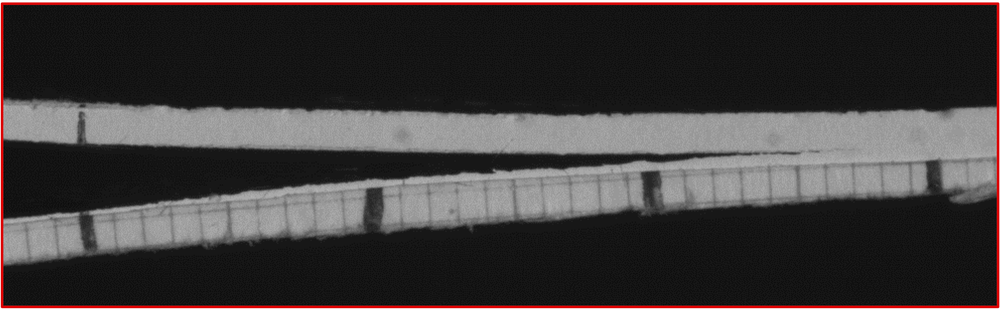
#> input picture Test1.png, 1000 x 309 px, shrunk from 5852 x 1808 before the run
$ python test.py
#> lines starting #> are read from the running program, lines starting #| are printed output that depends on the picture; after the words box and inside, x2 and y2 are one past the last pixel; in counts of white or black regions, pixels touching at a corner belong together
import cv2
import numpy as np

# Load the image and the chroma key
image = cv2.imread('Test1.png', cv2.IMREAD_GRAYSCALE)
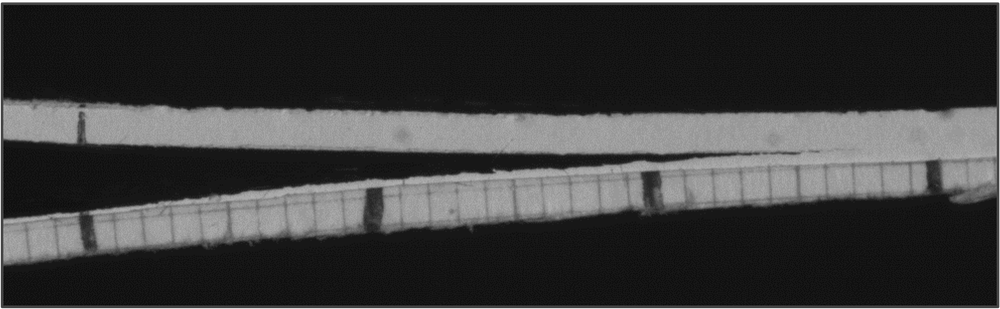
#> image: shape (309, 1000); min 7, max 255, mean 60.2
chroma_key = cv2.imread('ChromaKey.png')

# Threshold the image to binary using Otsu's binarization
_, binary = cv2.threshold(image, 0, 255, cv2.THRESH_BINARY + cv2.THRESH_OTSU)
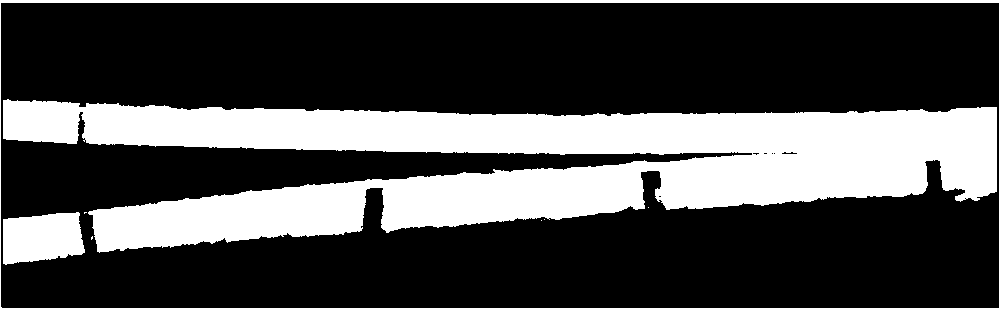
#> binary: shape (309, 1000); 28.8% white; 8 white regions (5 under 20 px), largest, box (x1, y1, x2, y2) and area: (3, 99, 997, 253) 80838, (0, 0, 1000, 309) 4611, (3, 212, 85, 265) 3497

# Find white lines in the binary image
y_coords, x_coords = np.where(binary == 255)

# Find the y-coordinate of the lowest white line
lowest_y_coord = np.max(y_coords)
#> lowest_y_coord = 308

# Create a mask of the same size as the chroma key, filled with ones (white)
#> (the run stopped early here; a loop or call above may not have finished)

$ run again, with Test2.png copied over Test1.png
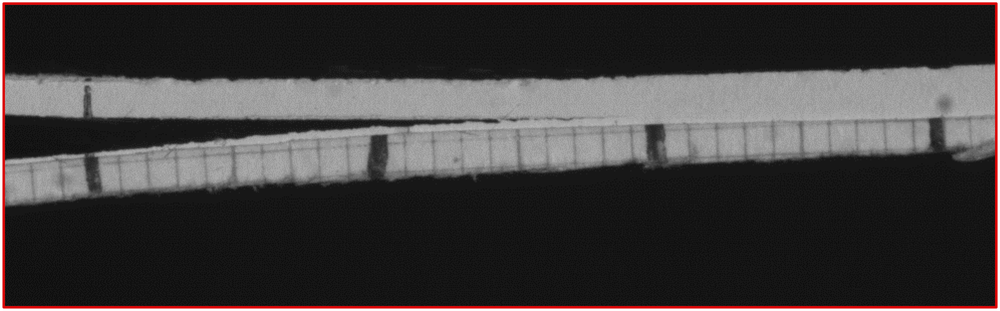
#> input picture Test2.png, 1000 x 311 px, shrunk from 5872 x 1827 before the run
#> `image = cv2.imread('Test1.png', cv2.IMREAD_GRAYSCALE)`:
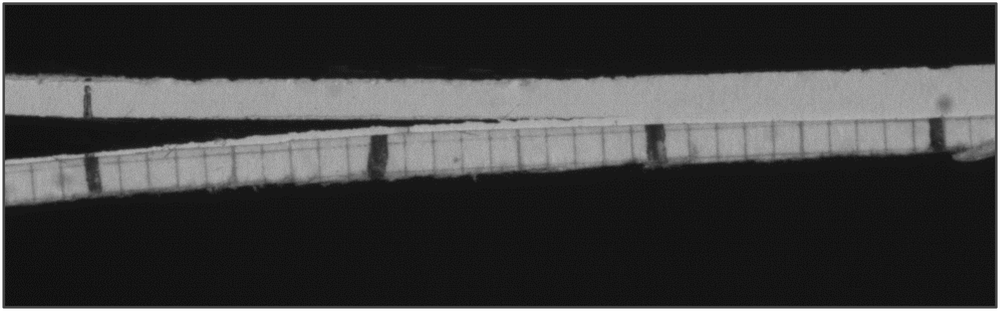
#> image: shape (311, 1000); min 10, max 255, mean 62.6
#> `_, binary = cv2.threshold(image, 0, 255, cv2.THRESH_BINARY + cv2.THRES..`:
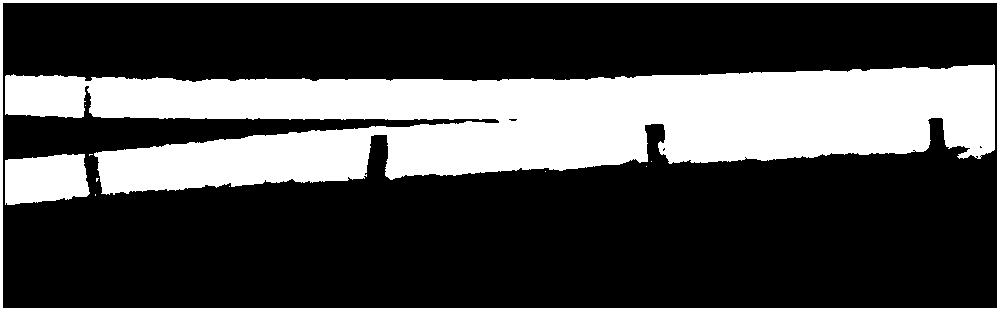
#> binary: shape (311, 1000); 29.4% white; 11 white regions (8 under 20 px), largest, box (x1, y1, x2, y2) and area: (5, 64, 995, 195) 79934, (0, 0, 1000, 311) 7830, (5, 154, 90, 205) 3624
#> lowest_y_coord = 310

$ run again, with Test3.png copied over Test1.png
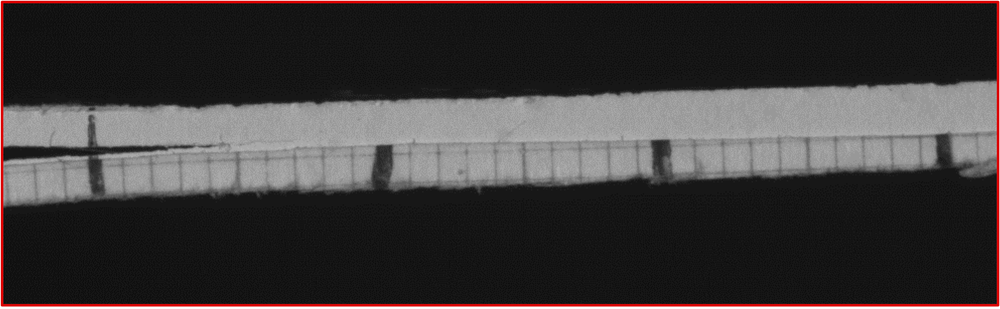
#> input picture Test3.png, 1000 x 309 px, shrunk from 5852 x 1808 before the run
#> `image = cv2.imread('Test1.png', cv2.IMREAD_GRAYSCALE)`:
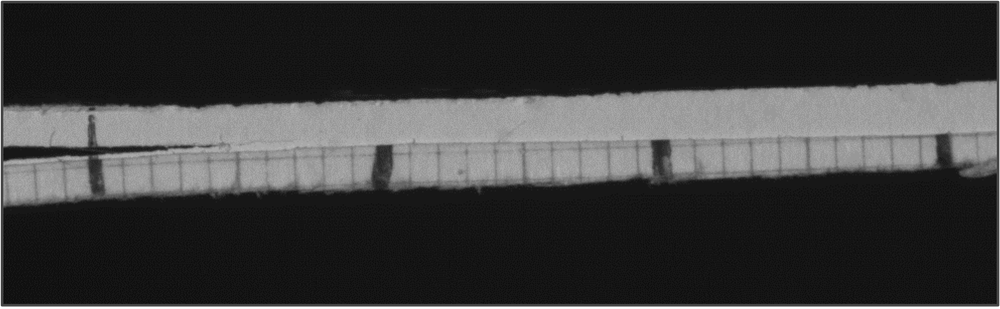
#> image: shape (309, 1000); min 7, max 255, mean 60.2
#> `_, binary = cv2.threshold(image, 0, 255, cv2.THRESH_BINARY + cv2.THRES..`:
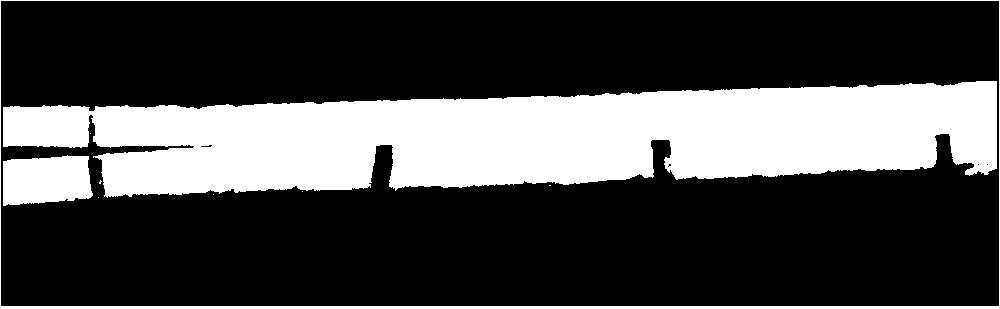
#> binary: shape (309, 1000); 28.3% white; 9 white regions (6 under 20 px), largest, box (x1, y1, x2, y2) and area: (3, 81, 997, 198) 79105, (0, 0, 1000, 309) 4610, (3, 155, 93, 206) 3867
#> lowest_y_coord = 308

$ run again, with Crack11.png copied over Test1.png
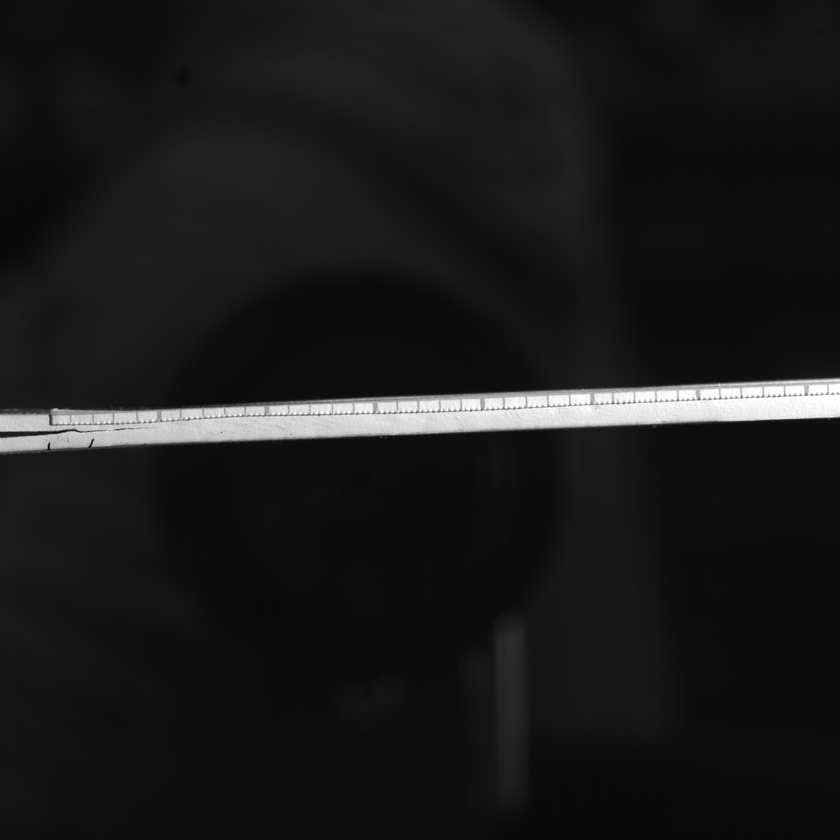
#> input picture Crack11.png, 840 x 840 px, shrunk from 2048 x 2048 before the run
#> image is the input picture: shape (840, 840); min 8, max 255, mean 25.9
#> `_, binary = cv2.threshold(image, 0, 255, cv2.THRESH_BINARY + cv2.THRES..`:
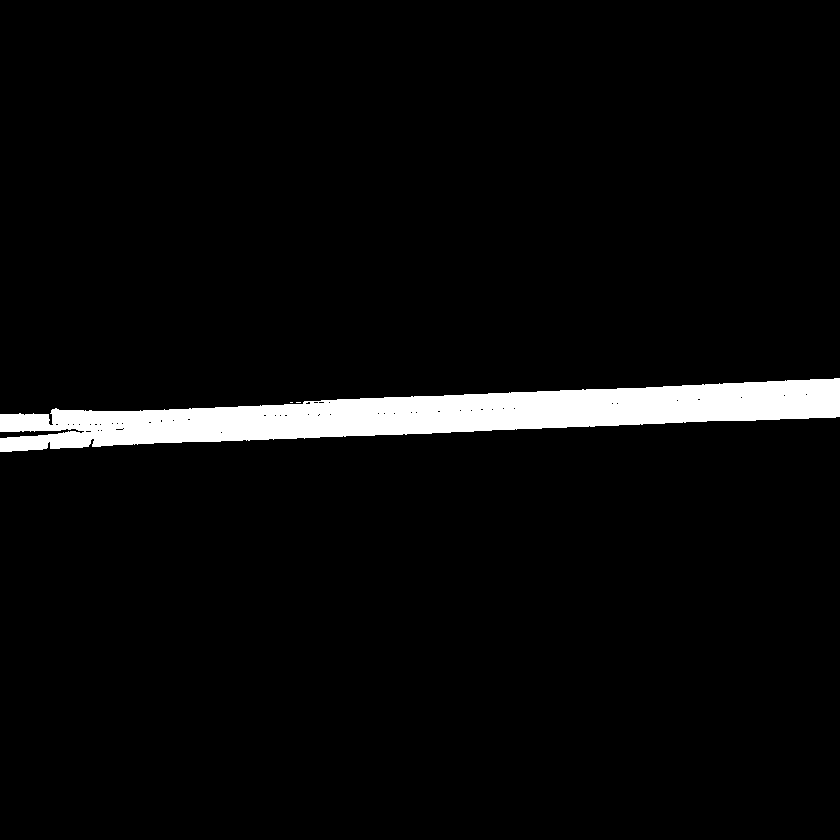
#> binary: shape (840, 840); 4.3% white; 3 white regions (2 under 20 px), largest, box (x1, y1, x2, y2) and area: (0, 378, 840, 452) 30370
#> lowest_y_coord = 451
